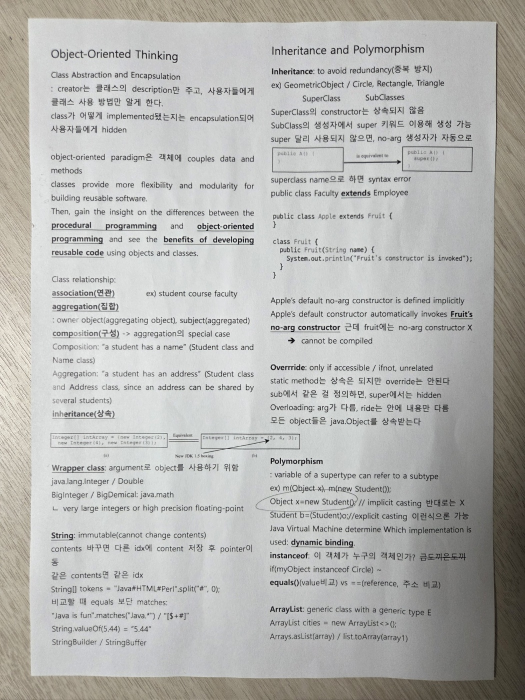
#> input picture sample_img/inputImg.jpg, 1050 x 1400 px (shown at 1/2 size)
$ python -i functions.py   (imports and definitions only)
#> lines starting #> are read from the running program, lines starting #| are printed output that depends on the picture; after the words box and inside, x2 and y2 are one past the last pixel; in counts of white or black regions, pixels touching at a corner belong together
#> further down, picture is the input picture: shape (1400, 1050, 3); mean B, G, R 177.9, 180.7, 180.7
import numpy as np
import cv2 as cv
import config

# [55 lines left out: functions draw_hint, get_on_click, apply_homography, not called in this run]


def postprocess_white_bg(img):
    gray = cv.cvtColor(img, cv.COLOR_BGR2GRAY)
    blurred = cv.medianBlur(gray, 3)

    binary = cv.adaptiveThreshold(
        blurred,
        255,
        cv.ADAPTIVE_THRESH_GAUSSIAN_C,
        cv.THRESH_BINARY,
        35, 10
    )
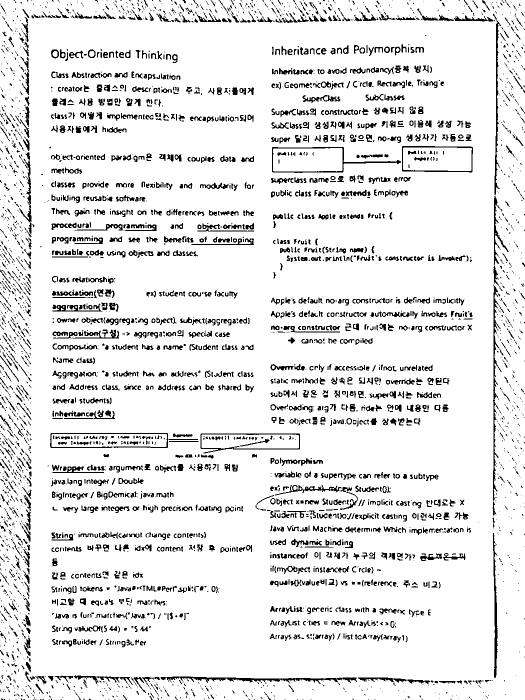
#> binary: shape (1400, 1050) (shown at 1/2 size); 90.2% white; black in thin lines or dots

    kernel = cv.getStructuringElement(cv.MORPH_RECT, (2, 2))
    cleaned = cv.morphologyEx(binary, cv.MORPH_OPEN, kernel)
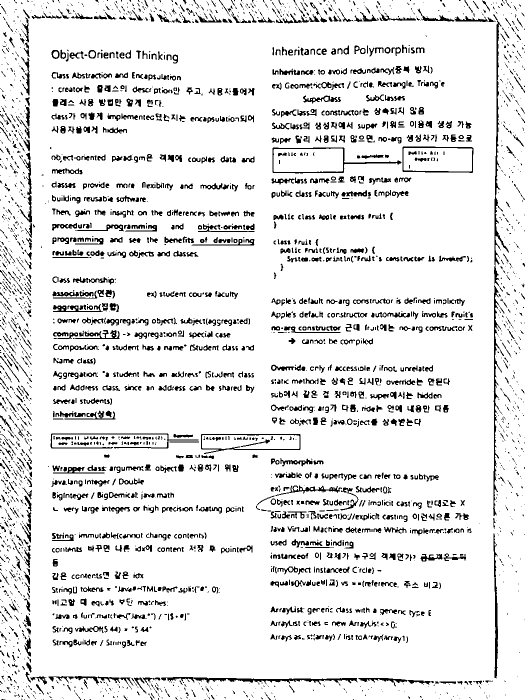
#> cleaned: shape (1400, 1050) (shown at 1/2 size); 90% white; 3149 black regions (1614 under 20 px), largest, box (x1, y1, x2, y2) and area: (987, 28, 1018, 583) 2306, (322, 1354, 715, 1371) 2018, (986, 570, 1009, 1032) 1862

    return cv.cvtColor(cleaned, cv.COLOR_GRAY2BGR)

>>> import cv2
>>> picture = cv2.imread('sample_img/inputImg.jpg')
>>> result = postprocess_white_bg(picture)
